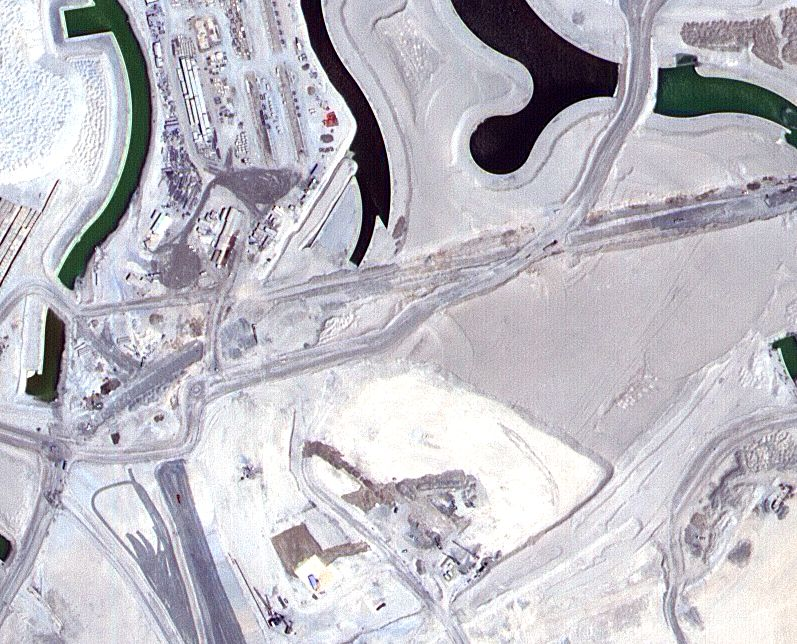
#> input picture drone-airspace-guardian-node/datasets/aerial-segmentation/images/tile_000.png, 797 x 644 px; its folder holds only this picture in this run
$ python build_ground_cost.py
#> lines starting #> are read from the running program, lines starting #| are printed output that depends on the picture
"""
Pack the 72 Dubai aerial segmentation tiles + masks into a fitted ground-cost overlay.

Dataset: Humans-in-the-Loop / MBRSC Dubai aerial semantic segmentation (72 RGB tiles
and matching masks: Water, Land, Road, Building, Vegetation, Unlabeled).
Task: stitch the tiles, fit them affinely into dubai_airspace.json bounds, write a
soft per-metre cost grid for the 150 m planner and a PNG the Leaflet map can show.
Why this method: the masks are labeled but NOT surveyed-georeferenced. We do not
train a segmenter; we use the existing labels and document the fit as a demo overlay.
What is NOT claimed: this is not a certified cadastral georeference. Soft cost only —
never inf, never hard_static, never a replacement for OSM restricted cores.

Who reads the artifact: backend/risk_map.py (np.maximum into ground_static) and
frontend AirspaceMap (Leaflet imageOverlay at ~0.35 opacity).

Run: python build_ground_cost.py
"""

from __future__ import annotations

import json
import math
import os
from pathlib import Path

import numpy as np
from PIL import Image

HERE = Path(__file__).resolve().parent
AIRSPACE = HERE / "dubai_airspace.json"
OUT_JSON = HERE / "dubai_ground_cost.json"
OUT_MOSAIC = HERE / "dubai_mosaic.png"
OVERLAY_PNG = HERE.parent / "frontend" / "public" / "dubai" / "ground-cost.png"
DEFAULT_TILES = Path(r"C:\Users\rohit\Downloads\Datasets\02_Dubai_aerial_segmentation")
CELL_M = 150.0

# Pixel colours actually present in masks/ (Humans-in-the-Loop Dubai set).
# classes.json hex values are Supervisely UI colours and do not match the PNGs.
MASK_TO_CLASS = {
    (60, 16, 152): "Building",  # #3C1098
    (132, 41, 246): "Land",  # #8429F6  (unpaved)
    (110, 193, 228): "Road",  # #6EC1E4
    (254, 221, 58): "Vegetation",  # #FEDD3A
    (226, 169, 41): "Water",  # #E2A929
    (155, 155, 155): "Unlabeled",  # #9B9B9B
    (0, 0, 0): "Unlabeled",
}

# Extra per-metre cost. NEVER inf. Water is 0 so we do not fight the OSM water layer.
CLASS_COST = {
    "Water": 0.0,
    "Vegetation": 0.1,
    "Land": 0.4,
    "Road": 5.0,
    "Building": 10.0,
    "Unlabeled": 0.0,
}

# Overlay colours (classes.json), easier to read on Esri imagery than the mask palette.
CLASS_DISPLAY = {
    "Water": (80, 227, 194),
    "Land": (245, 166, 35),
    "Road": (222, 89, 127),
    "Building": (208, 2, 27),
    "Vegetation": (65, 117, 5),
    "Unlabeled": (155, 155, 155),
}


def _nearest_class(rgb: np.ndarray) -> np.ndarray:
    """Map an (H,W,3) mask to class-id 0..5 by nearest of the known palette."""
    names = ["Water", "Land", "Road", "Building", "Vegetation", "Unlabeled"]
    palette = np.array(list(MASK_TO_CLASS.keys()), dtype=np.int16)
    labels = [MASK_TO_CLASS[tuple(c)] for c in MASK_TO_CLASS]
    palette_ids = np.array([names.index(lab) for lab in labels], dtype=np.uint8)
    pix = rgb.reshape(-1, 3).astype(np.int16)
    d = np.abs(pix[:, None, :] - palette[None, :, :]).sum(axis=2)
    idx = d.argmin(axis=1)
    return palette_ids[idx].reshape(rgb.shape[:2])


def _pack(images: list[Path], masks: list[Path]) -> tuple[Image.Image, np.ndarray, list[str], list[str]]:
    used, skipped = [], []
    cells: list[tuple[Image.Image, np.ndarray]] = []
    for img_path, mask_path in zip(images, masks):
        if not img_path.exists() or not mask_path.exists():
            skipped.append(img_path.name)
            continue
        try:
            rgb = Image.open(img_path).convert("RGB")
#> rgb is the input picture: PIL image 797x644 RGB; mean R, G, B 190, 188, 196.2
            m = np.array(Image.open(mask_path).convert("RGB"))
            if m.shape[0] != rgb.size[1] or m.shape[1] != rgb.size[0]:
                m = np.array(Image.open(mask_path).convert("RGB").resize(rgb.size, Image.NEAREST))
            cells.append((rgb, _nearest_class(m)))
#> in _nearest_class, `return palette_ids[idx].reshape(rgb.shape[:2])`:
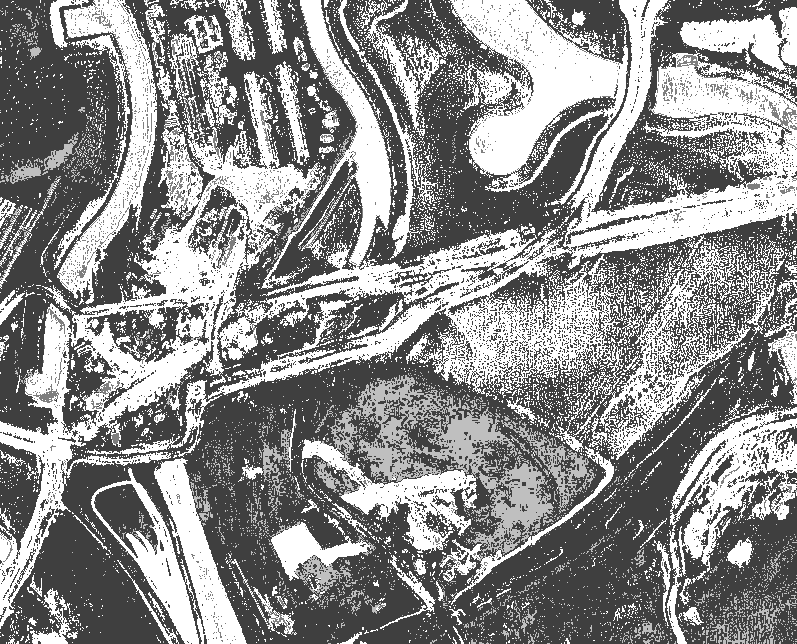
#> returned value: shape (644, 797); min 1, max 5, mean 3.23; drawn with min black and max white
            used.append(img_path.name)
        except (OSError, ValueError) as exc:
            print(f"  skip {img_path.name}: {exc}")
            skipped.append(img_path.name)

    if not cells:
        return Image.new("RGB", (1, 1), (0, 0, 0)), np.zeros((1, 1), dtype=np.uint8), used, skipped

    cell_w = max(im.size[0] for im, _ in cells)
#> cell_w = 797
    cell_h = max(im.size[1] for im, _ in cells)
#> cell_h = 644
    cols = 8
    rows = int(math.ceil(len(cells) / cols))
#> rows = 1
    mosaic = Image.new("RGB", (cols * cell_w, rows * cell_h), (20, 24, 32))
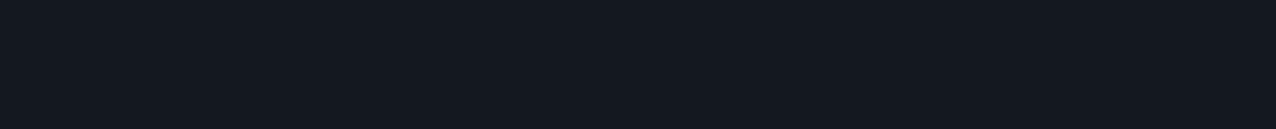
#> mosaic: PIL image 6376x644 RGB (shown at 1/5 size); mean R, G, B 20, 24, 32
    class_map = np.full((rows * cell_h, cols * cell_w), 5, dtype=np.uint8)  # Unlabeled
#> class_map: shape (644, 6376); every value is 5
    for i, (im, cls) in enumerate(cells):
        r, c = divmod(i, cols)
        x, y = c * cell_w, r * cell_h
        mosaic.paste(im, (x, y))
        class_map[y : y + cls.shape[0], x : x + cls.shape[1]] = cls
#> this loop made 1 pass
#> (r, c, x, y) on pass 1: (0, 0, 0, 0)
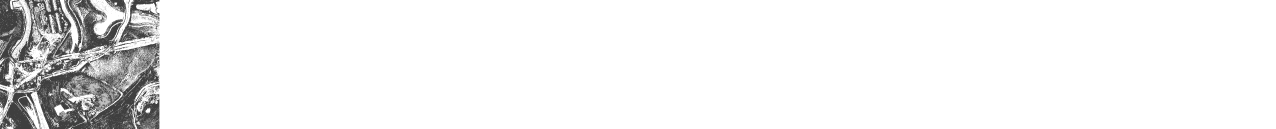
#> class_map: shape (644, 6376) (shown at 1/5 size); min 1, max 5, mean 4.78; drawn with min black and max white
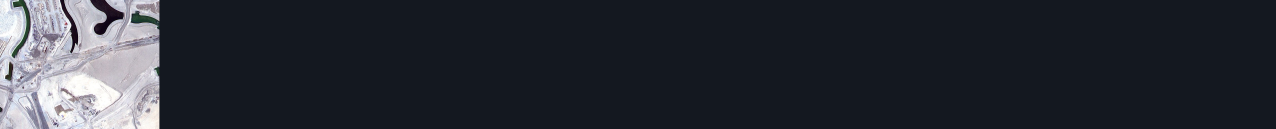
#> mosaic: PIL image 6376x644 RGB (shown at 1/5 size); mean R, G, B 41.2, 44.5, 52.5
    return mosaic, class_map, used, skipped


def _overlay_from_classes(class_map: np.ndarray, max_w: int = 1280) -> Image.Image:
    names = ["Water", "Land", "Road", "Building", "Vegetation", "Unlabeled"]
    lut = np.array([CLASS_DISPLAY[n] for n in names], dtype=np.uint8)
    rgb = lut[np.clip(class_map, 0, 5)]
    im = Image.fromarray(rgb, mode="RGB")
    if im.width > max_w:
        h = int(round(im.height * max_w / im.width))
        im = im.resize((max_w, h), Image.NEAREST)
    return im


def main() -> None:
    root = Path(os.environ.get("DUBAI_TILES", DEFAULT_TILES))
    img_dir, mask_dir = root / "images", root / "masks"
    if not AIRSPACE.exists():
        raise SystemExit(f"dubai_airspace.json missing at {AIRSPACE}")
    images = sorted(img_dir.glob("tile_*.png"))
    masks = [mask_dir / p.name for p in images]
    print(f"packing {len(images)} tiles from {root}")
    mosaic, class_map, used, skipped = _pack(images, masks)
#> used = ['tile_000.png']; skipped = []

    airspace = json.loads(AIRSPACE.read_text(encoding="utf-8"))
#> (reads drone-airspace-guardian/ml/dubai_airspace.json from the repository)
    bounds = airspace["bounds"]
    south, west, north, east = bounds["south"], bounds["west"], bounds["north"], bounds["east"]
    applied = len(used) > 0
#> applied = True

    # Affine: mosaic pixel (0,0) top-left -> (north, west); (W,H) -> (south, east).
    # Fitted into the operating box. NOT a certified survey georeference.
    mh, mw = class_map.shape
#> mh = 644; mw = 6376
    lat0 = (south + north) / 2.0
    lon0 = (west + east) / 2.0
    m_lat = 110_574.0
    m_lon = 111_320.0 * math.cos(math.radians(lat0))
    x_min = (west - lon0) * m_lon
    y_min = (south - lat0) * m_lat
    x_max = (east - lon0) * m_lon
    y_max = (north - lat0) * m_lat
    cols = int(math.ceil((x_max - x_min) / CELL_M))
    rows = int(math.ceil((y_max - y_min) / CELL_M))
    xc = x_min + (np.arange(cols) + 0.5) * CELL_M
    yc = y_min + (np.arange(rows) + 0.5) * CELL_M
    X, Y = np.meshgrid(xc, yc)
    lon = lon0 + X / m_lon
    lat = lat0 + Y / m_lat
    px = np.clip(((lon - west) / max(east - west, 1e-9) * mw).astype(int), 0, mw - 1)
    py = np.clip(((north - lat) / max(north - south, 1e-9) * mh).astype(int), 0, mh - 1)
    names = ["Water", "Land", "Road", "Building", "Vegetation", "Unlabeled"]
    cost_lut = np.array([CLASS_COST[n] for n in names], dtype=np.float32)
    if applied:
        extra = cost_lut[class_map[py, px]]
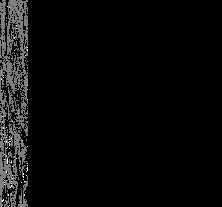
#> extra: shape (207, 222) float32; min 0, max 10, mean 0.38; drawn with min black and max white
    else:
        extra = np.zeros((rows, cols), dtype=np.float32)

    if np.isinf(extra).any():
        raise SystemExit("ground-cost grid contained inf; refusing to write")

    OVERLAY_PNG.parent.mkdir(parents=True, exist_ok=True)
    if applied:
        mosaic.save(OUT_MOSAIC, optimize=True)
        overlay = _overlay_from_classes(class_map)
#> in _overlay_from_classes, `rgb = lut[np.clip(class_map, 0, 5)]`:
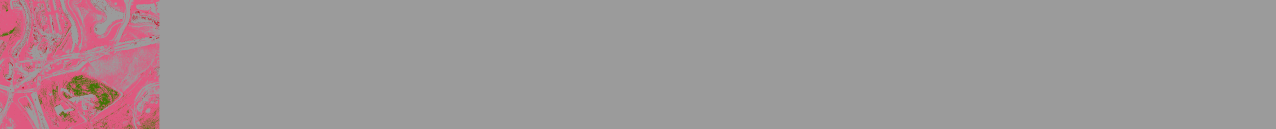
#> rgb: shape (644, 6376, 3) (shown at 1/5 size); mean of channels 0, 1, 2 159.3, 149.8, 151.8; drawn as R, G, B
#> in _overlay_from_classes, `im = im.resize((max_w, h), Image.NEAREST)`:
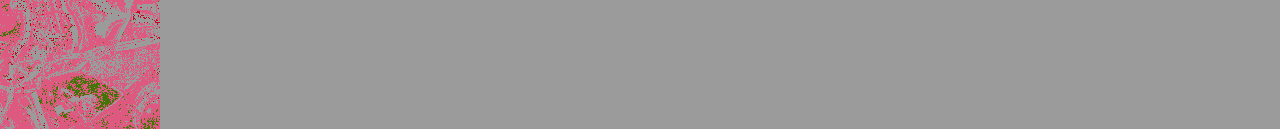
#> im: PIL image 1280x129 RGB; mean R, G, B 159.3, 149.8, 151.8
        overlay.save(OVERLAY_PNG, optimize=True)
        print(f"  mosaic {mosaic.size} -> {OUT_MOSAIC.name}")
#|   mosaic (6376, 644) -> dubai_mosaic.png
        print(f"  overlay {overlay.size} -> {OVERLAY_PNG}")
#|   overlay (1280, 129) -> drone-airspace-guardian/frontend/public/dubai/ground-cost.png

    doc = {
        "applied": applied,
        "georeference": (
            "Fitted affine of the 72-tile mosaic into dubai_airspace.json bounds "
            "(pixel (0,0)=north-west). NOT a certified survey georeference."
        ),
        "bounds": bounds,
        "mosaic_px": [int(mw), int(mh)],
        "cell_m": CELL_M,
        "grid": {"rows": rows, "cols": cols, "x0": x_min, "y0": y_min},
        "class_cost": CLASS_COST,
        "class_names": names,
        "overlay_png": "/dubai/ground-cost.png",
        "opacity": 0.35,
        "tiles_used": len(used),
        "tiles_skipped": skipped,
        "never_inf": True,
        "hard_static_untouched": True,
        "cost_grid": extra.round(2).tolist(),
    }
    OUT_JSON.write_text(json.dumps(doc), encoding="utf-8")
    print(
        f"wrote {OUT_JSON.name}: applied={applied}, tiles={len(used)}/{len(used)+len(skipped)}, "
        f"grid {rows}x{cols}, {OUT_JSON.stat().st_size / 1024:.0f} KB"
    )
#| wrote dubai_ground_cost.json: applied=True, tiles=1/1, grid 207x222, 230 KB


if __name__ == "__main__":
    main()
